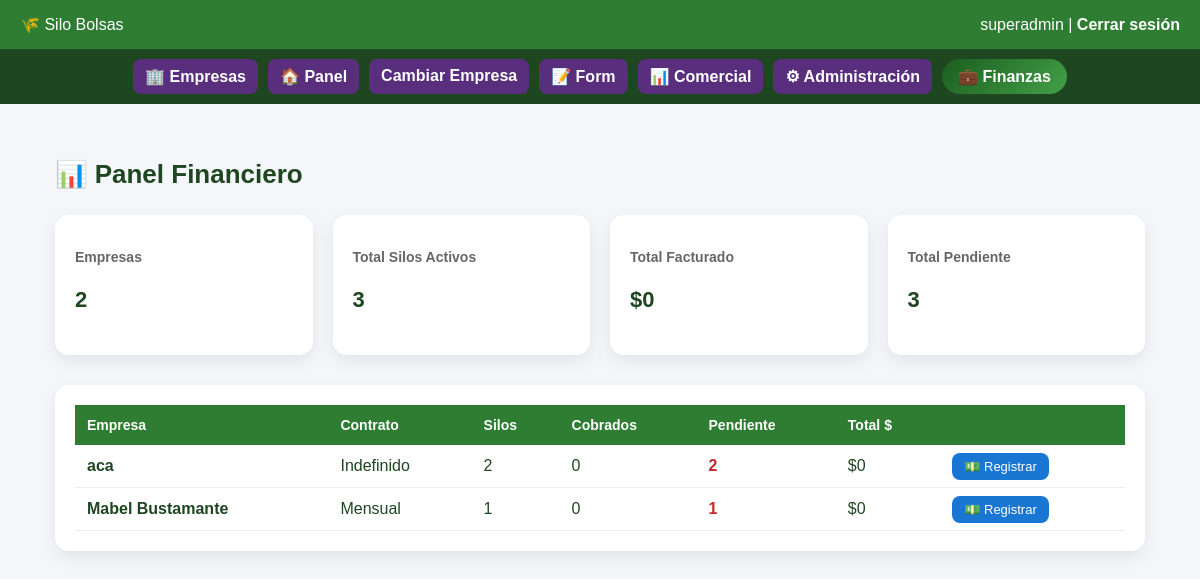
Before: /admin/finanzas (signed in) with the older database file.
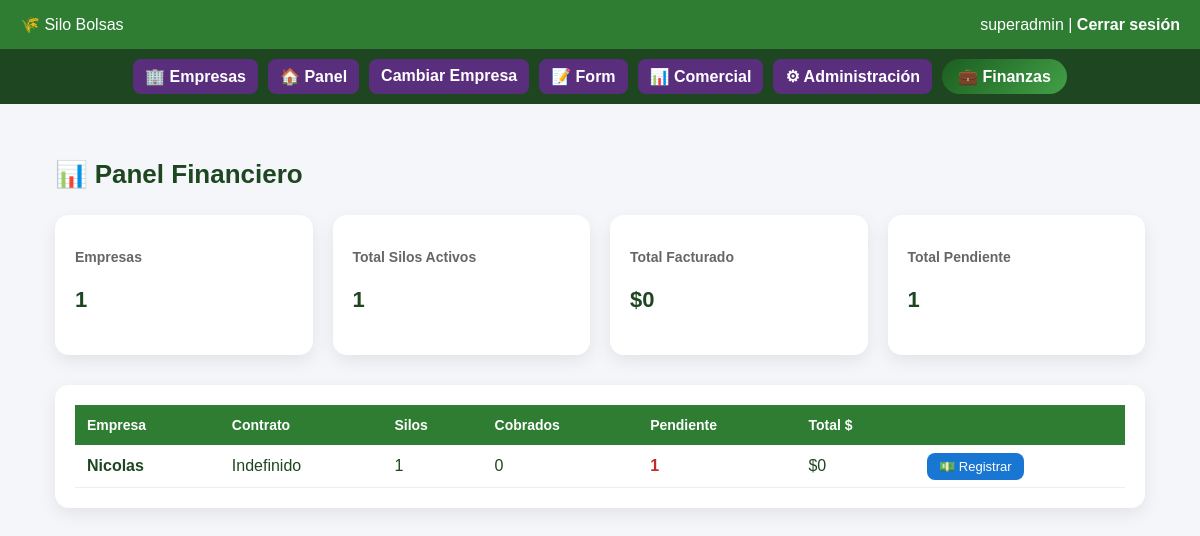
After: the same page with the newer database file.
### tables this page shows
CREATE TABLE empresas (
            id INTEGER PRIMARY KEY AUTOINCREMENT,
            nombre TEXT UNIQUE NOT NULL,
            fecha_alta TEXT NOT NULL,
            tipo_contrato TEXT,
            fecha_vencimiento TEXT,
            activa INTEGER DEFAULT 1,
            criterio_futuro TEXT
        );

### admin/routes.py (the view)
@admin_bp.route("/finanzas")
@login_required
def admin_finanzas():
    if current_user.es_superadmin != 1:
        return "No autorizado", 403
    conn = get_db()
    empresas = conn.execute("""
        SELECT id, nombre, tipo_contrato
        FROM empresas
    """).fetchall()
    resumen = []
    for e in empresas:
        total_silos = conn.execute("""
            SELECT COUNT(*)
            FROM silos
            WHERE empresa_id=? AND estado_silo='Activo'
        """, (e["id"],)).fetchone()[0]
        silos_cobrados = conn.execute("""
            SELECT COALESCE(SUM(silos_cobrados),0)
            FROM pagos
            WHERE empresa_id=?
        """, (e["id"],)).fetchone()[0]
        total_monto = conn.execute("""
            SELECT COALESCE(SUM(monto),0)
            FROM pagos
            WHERE empresa_id=?
        """, (e["id"],)).fetchone()[0]
        pendiente = total_silos - silos_cobrados
        resumen.append({
            "id": e["id"],
            "nombre": e["nombre"],
            "tipo": e["tipo_contrato"],
            "silos": total_silos,
            "cobrados": silos_cobrados,
            "pendiente": pendiente,
            "monto": total_monto
        })
    conn.close()
    return render_template(
        "admin_finanzas.html",
        resumen=resumen
    )

### app.py (called while the page is built, shortened)
@app.context_processor
def inject_permisos():
    return dict(tiene_permiso=tiene_permiso)

@app.context_processor
def inject_estado_contrato():
    empresa_alerta = None
    empresa_vencida = False
    return dict(
        empresa_alerta=empresa_alerta,
        empresa_vencida=empresa_vencida
    )

@app.context_processor
def inject_empresa_contexto():
    empresa_nombre = None
    if current_user.is_authenticated and current_user.es_superadmin:
        empresa_id = empresa_actual()
    return dict(empresa_activa=empresa_nombre)

### auth/models.py (called while the page is built)
    @staticmethod
    def get(user_id):
        conn = get_db()
        row = conn.execute(
            "SELECT * FROM usuarios WHERE id=?",
            (user_id,)
        ).fetchone()
        conn.close()
        if row:
            return User(row)
        return None

### auth/routes.py (called while the page is built)
@login_manager.user_loader
def load_user(user_id):
    return User.get(user_id)

### db.py (called while the page is built)
    def execute(self, query, params=None):
        if not self.es_postgres:
            query = query.replace("%s", "?")
        if params:
            return self.cursor.execute(query, params)
        else:
            return self.cursor.execute(query)

    def close(self):
        return self.conn.close()

### templates/admin_finanzas.html (shortened to what this page needs)
{% extends "base.html" %}
{% block contenido %}
<div class="dashboard">
<div class="titulo">📊 Panel Financiero</div>
<div class="cards">
    <div class="card">
        <h3>Empresas</h3>
        <p>{{ resumen|length }}</p>
    </div>
    <div class="card">
        <h3>Total Silos Activos</h3>
        <p>
            {{ resumen | sum(attribute='silos') }}
        </p>
    </div>
    <div class="card">
        <h3>Total Facturado</h3>
        <p>
            ${{ resumen | sum(attribute='monto') }}
        </p>
    </div>
    <div class="card">
        <h3>Total Pendiente</h3>
        <p>
            {{ resumen | sum(attribute='pendiente') }}
        </p>
    </div>
</div>
<div class="tabla-container">
<table>
<tr>
<th>Empresa</th>
<th>Contrato</th>
<th>Silos</th>
<th>Cobrados</th>
<th>Pendiente</th>
<th>Total $</th>
<th></th>
</tr>
{% for r in resumen %}
<tr>
<td><b>{{ r.nombre }}</b></td>
<td>{{ r.tipo or 'Indefinido' }}</td>
<td>{{ r.silos }}</td>
<td>{{ r.cobrados }}</td>
<td>
    {% if r.pendiente > 0 %}
        <span class="deuda">{{ r.pendiente }}</span>
    {% else %}
        <span class="sin-deuda">0</span>
    {% endif %}
</td>
<td>${{ r.monto }}</td>
<td>
    <a class="btn"
       href="{{ url_for('admin.registrar_pago', id=r.id) }}">
       💵 Registrar
    </a>
</td>
</tr>
{% endfor %}
</table>
</div>
</div>
{% endblock %}

Changed rows visible on the page:
removed empresas: nombre "aca", tipo "Indefinido", silos "2", cobrados "0", pendiente "2", monto "0"
removed empresas: nombre "Mabel Bustamante", tipo_contrato "Mensual", silos "1", cobrados "0", pendiente "1", monto "0"
added empresas: nombre "Nicolas", tipo "Indefinido", silos "1", cobrados "0", pendiente "1", monto "0"
Other visible differences:
{{ resumen|length }}: "2" → "1"
{{ resumen | sum(attribute='silos') }}: "3" → "1"
{{ resumen | sum(attribute='pendiente') }}: "3" → "1"
